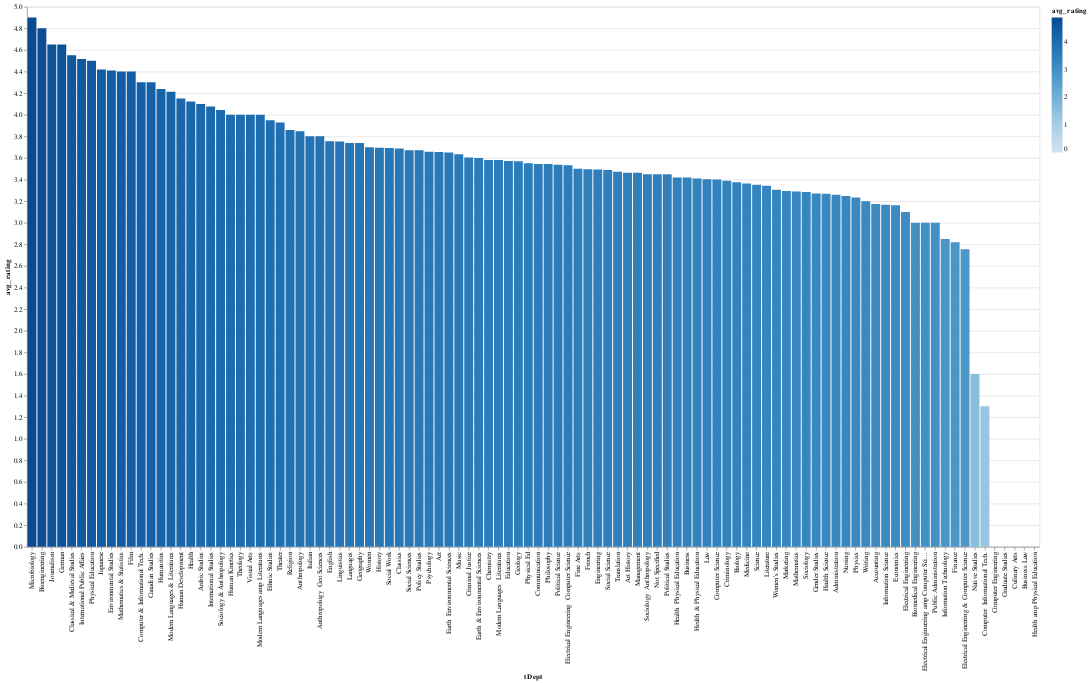

Here is the notebook cell this chart was saved with:
### Code cell
sorted_avg_rating_df['avg_rating'].fillna(0, inplace=True)
alt.Chart(sorted_avg_rating_df).mark_bar().encode(
    x=alt.Y('tDept', sort=None),
    y='avg_rating',
    color='avg_rating'
).properties(
    width=1500,
    height=800
)

### Figure 1 — Vega-Lite specification as saved in the notebook (floating-point values rounded to 4 significant figures)
{"config": {"view": {"continuousWidth": 400, "continuousHeight": 300}}, "data": {"name": "data-6bde19e174930735ab0d9d05fb84ad4c"}, "mark": "bar", "encoding": {"color": {"field": "avg_rating", "type": "quantitative"}, "x": {"field": "tDept", "sort": null, "type": "nominal"}, "y": {"field": "avg_rating", "type": "quantitative"}}, "height": 800, "width": 1500, "$schema": "https://vega.github.io/schema/vega-lite/v4.17.0.json", "datasets": {"data-6bde19e174930735ab0d9d05fb84ad4c": [{"tDept": "Microbiology", "avg_rating": 4.9}, {"tDept": "Bioengineering", "avg_rating": 4.8}, {"tDept": "Journalism", "avg_rating": 4.65}, {"tDept": "German", "avg_rating": 4.65}, {"tDept": "Classical & Medieval Studies", "avg_rating": 4.55}, {"tDept": "International Public Affairs", "avg_rating": 4.517}, {"tDept": "Physical Education", "avg_rating": 4.5}, {"tDept": "Japanese", "avg_rating": 4.42}, {"tDept": "Environmental Studies", "avg_rating": 4.41}, {"tDept": "Mathematics & Statistics", "avg_rating": 4.4}, {"tDept": "Film", "avg_rating": 4.4}, {"tDept": "Computer & Informational Tech.", "avg_rating": 4.3}, {"tDept": "Canadian Studies", "avg_rating": 4.3}, {"tDept": "Humanities", "avg_rating": 4.238}, {"tDept": "Modern Languages & Literatures", "avg_rating": 4.213}, {"tDept": "Human Development", "avg_rating": 4.15}, {"tDept": "Health", "avg_rating": 4.122}, {"tDept": "Arabic Studies", "avg_rating": 4.1}, {"tDept": "International Studies", "avg_rating": 4.076}, {"tDept": "Sociology & Anthropology", "avg_rating": 4.043}, {"tDept": "Human Kinetics", "avg_rating": 4.0}, {"tDept": "Theology", "avg_rating": 4.0}, {"tDept": "Visual Arts", "avg_rating": 4.0}, {"tDept": "Modern Languages amp Literatures", "avg_rating": 4.0}, {"tDept": "Ethnic Studies", "avg_rating": 3.95}, {"tDept": "Theater", "avg_rating": 3.929}, {"tDept": "Religion", "avg_rating": 3.859}, {"tDept": "Anthropology", "avg_rating": 3.848}, {"tDept": "Italian", "avg_rating": 3.8}, {"tDept": "Anthropology  Geo Sciences", "avg_rating": 3.8}, {"tDept": "English", "avg_rating": 3.754}, {"tDept": "Linguistics", "avg_rating": 3.753}, {"tDept": "Languages", "avg_rating": 3.738}, {"tDept": "Geography", "avg_rating": 3.737}, {"tDept": "Women", "avg_rating": 3.7}, {"tDept": "History", "avg_rating": 3.696}, {"tDept": "Social Work", "avg_rating": 3.691}, {"tDept": "Classics", "avg_rating": 3.687}, {"tDept": "Social Sciences", "avg_rating": 3.672}, {"tDept": "Policy Studies", "avg_rating": 3.671}, {"tDept": "Psychology", "avg_rating": 3.656}, {"tDept": "Art", "avg_rating": 3.656}, {"tDept": "Earth  Environmental Sciences", "avg_rating": 3.65}, {"tDept": "Music", "avg_rating": 3.633}, {"tDept": "Criminal Justice", "avg_rating": 3.603}, {"tDept": "Earth & Environmental Sciences", "avg_rating": 3.6}, {"tDept": "Chemistry", "avg_rating": 3.582}, {"tDept": "Modern Languages  Literatures", "avg_rating": 3.58}, {"tDept": "Education", "avg_rating": 3.572}, {"tDept": "Geology", "avg_rating": 3.57}, {"tDept": "Physical Ed", "avg_rating": 3.55}, {"tDept": "Communication", "avg_rating": 3.545}, {"tDept": "Philosophy", "avg_rating": 3.544}, {"tDept": "Political Science", "avg_rating": 3.538}, {"tDept": "Electrical Engineering  Computer Science", "avg_rating": 3.533}, {"tDept": "Fine Arts", "avg_rating": 3.5}, {"tDept": "French", "avg_rating": 3.496}, {"tDept": "Engineering", "avg_rating": 3.493}, {"tDept": "Social Science", "avg_rating": 3.489}, {"tDept": "Translation", "avg_rating": 3.473}, {"tDept": "Art History", "avg_rating": 3.463}, {"tDept": "Management", "avg_rating": 3.462}, {"tDept": "Sociology  Anthropology", "avg_rating": 3.45}, {"tDept": "Not Specified", "avg_rating": 3.45}, {"tDept": "Political Studies", "avg_rating": 3.45}, {"tDept": "Health  Physical Education", "avg_rating": 3.42}, {"tDept": "Business", "avg_rating": 3.419}, {"tDept": "Health & Physical Education", "avg_rating": 3.409}, {"tDept": "Law", "avg_rating": 3.403}, {"tDept": "Computer Science", "avg_rating": 3.4}, {"tDept": "Criminology", "avg_rating": 3.389}, {"tDept": "Biology", "avg_rating": 3.376}, {"tDept": "Medicine", "avg_rating": 3.363}, {"tDept": "Science", "avg_rating": 3.351}, {"tDept": "Literature", "avg_rating": 3.343}, {"tDept": "Women's Studies", "avg_rating": 3.305}, {"tDept": "Marketing", "avg_rating": 3.295}, {"tDept": "Mathematics", "avg_rating": 3.289}, {"tDept": "Sociology", "avg_rating": 3.285}, {"tDept": "Gender Studies", "avg_rating": 3.271}, {"tDept": "Health Science", "avg_rating": 3.27}, {"tDept": "Administration", "avg_rating": 3.259}, {"tDept": "Nursing", "avg_rating": 3.249}, {"tDept": "Physics", "avg_rating": 3.233}, {"tDept": "Writing", "avg_rating": 3.2}, {"tDept": "Accounting", "avg_rating": 3.174}, {"tDept": "Information Science", "avg_rating": 3.167}, {"tDept": "Economics", "avg_rating": 3.163}, {"tDept": "Electrical Engineering", "avg_rating": 3.1}, {"tDept": "Biomedical Engineering", "avg_rating": 3.0}, {"tDept": "Electrical Engineering amp Computer Science", "avg_rating": 3.0}, {"tDept": "Public Administration", "avg_rating": 3.0}, {"tDept": "Information Technology", "avg_rating": 2.85}, {"tDept": "Finance", "avg_rating": 2.82}, {"tDept": "Electrical Engineering & Computer Science", "avg_rating": 2.755}, {"tDept": "Native Studies", "avg_rating": 1.6}, {"tDept": "Computer  Informational Tech.", "avg_rating": 1.3}, {"tDept": "Computer Engineering", "avg_rating": 0.0}, {"tDept": "Graduate Studies", "avg_rating": 0.0}, {"tDept": "Culinary Arts", "avg_rating": 0.0}, {"tDept": "Business Law", "avg_rating": 0.0}, {"tDept": "Health amp Physical Education", "avg_rating": 0.0}]}}
